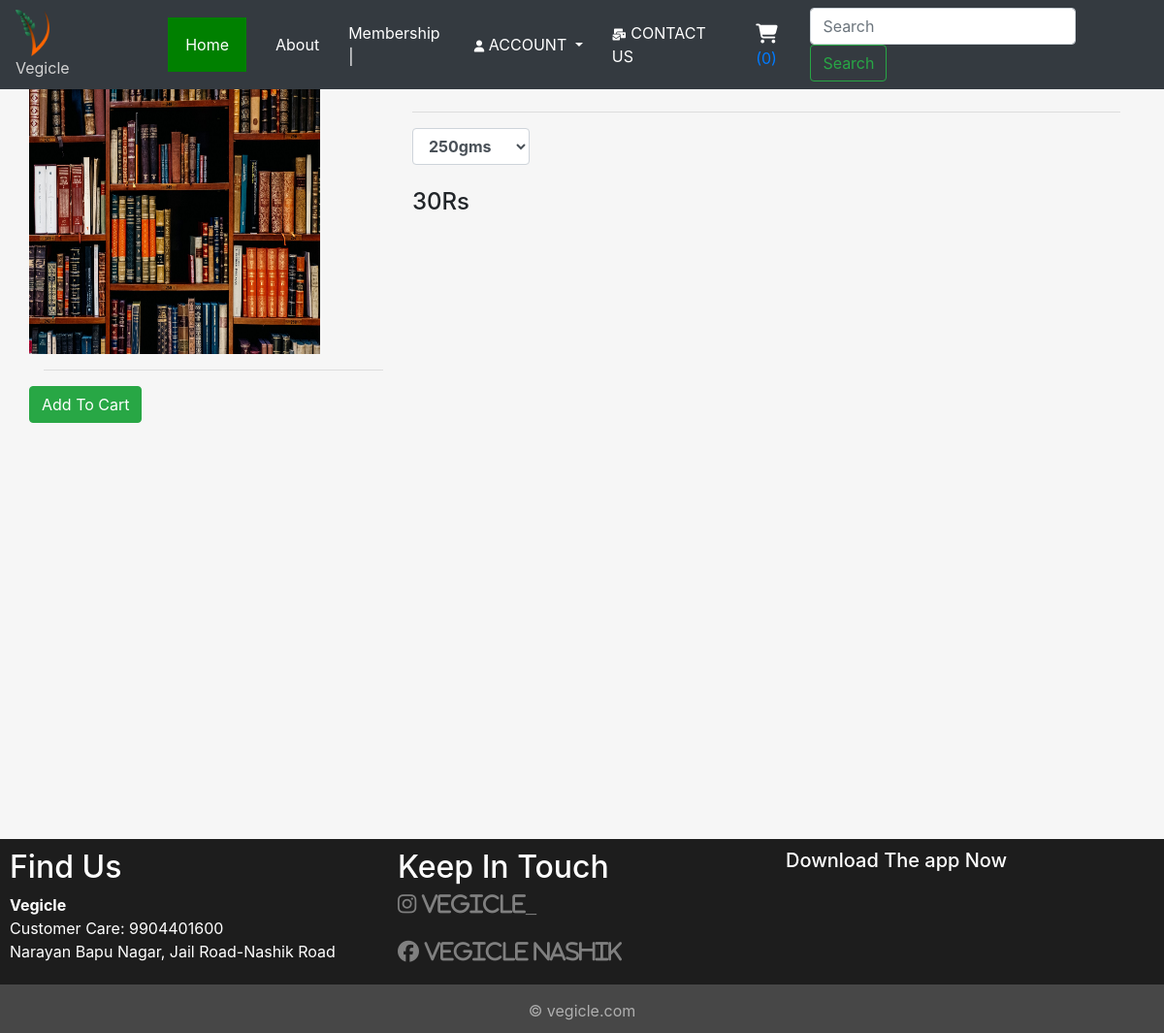
Screenshot of /products/13 with the database file from the repository.
### shop/models.py (models this page shows, shortened)
class Product(models.Model):
    product_id = models.AutoField
    product_name = models.CharField(max_length=50)
    category = models.CharField(max_length=50, default="")
    pub_date = models.DateField()
    image = models.ImageField(upload_to='shop/images', default="")

class Varients(models.Model):
    product = models.ForeignKey(Product, on_delete=models.CASCADE, related_name='varients')
    quantity = models.CharField(max_length=50, blank=True, null=True)
    price = models.CharField(max_length=50, blank=True, help_text='The price of product')

### shop/views.py (the view)
# urls.py: path("products/<int:myid>", views.productView, name="ProductView"),
def productView(request, myid):
    product = Product.objects.filter(id=myid)
    return render(request, 'shop/prodView.html', {'product': product[0]})

### cart/cart.py (called while the page is built)
    def __iter__(self):
        for item in self.cart.item_set.all():
            yield item

    def new(self, request):
        cart = models.Cart.objects.create(creation_date=datetime.datetime.now())
        request.session[CART_ID] = cart.id
        return cart

### shop/context_processors.py (called while the page is built)
def cart(request):
    items_count = 0
    for item in Cart(request):
        items_count = items_count + 1
    return {'cart_items': items_count}

### shop/templates/shop/prodView.html (shortened to what this page needs)
{% extends 'shop/basic.html' %}
{% block body %}
<div class="container my-5">
<div class="row">
    <div class="col-md-4">
    <div class="row">
        <img src="/media/{{product.image}}" width="300px" height="300px">
    </div>
        <hr>
        <div class="row">
            <button class="btn btn-success" id="add-to-cart">Add To Cart</button>
        </div>
    </div>
    <div class="col-md-8">
        <h3>{{product.product_name}}</h3>
        <hr>
             <span style="display: inline-grid;">
                <select class="form-control quantity" name="quantity" id="quantity" >
               {% for item in product.varients.all %}
                   <option id="options" value="{{ item.price }}">{{ item.quantity}}</option>
               {% endfor %}
                </select>
                &nbsp<h4 style="float:right;" class="product_price">{{ product.varients.first.price }}</h4>
             </span>
    </div>
</div>
</div>
{% endblock %}

### shop/static/css/style.css (style rules this page uses)
* { padding: 0; margin: 50; text-decoration: none; list-style: none; box-sizing: border-box; }
html, body { height: 100%; padding: 0px; margin: 0px; background: #f6f6f6; }
.quantity { display:inline-block; font-weight:700; padding-right:10px; }

### rows the page displays
Product: image (picture), varients.first.price "30Rs"

### other values shown
{{ cart_items }} "0"
form field quantity "250gms"
